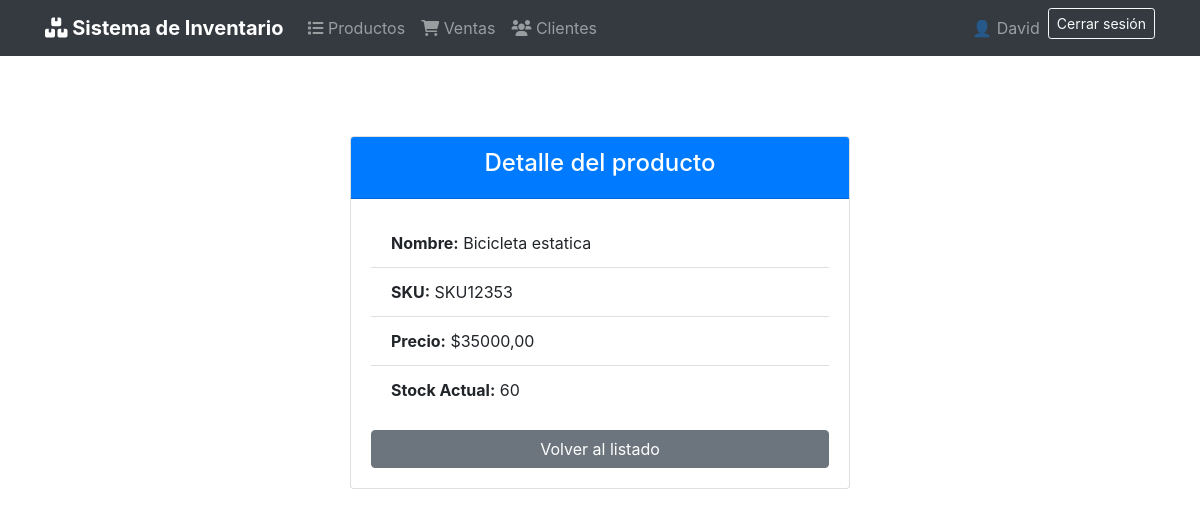
Before: /15/ (signed in) with the older database file.
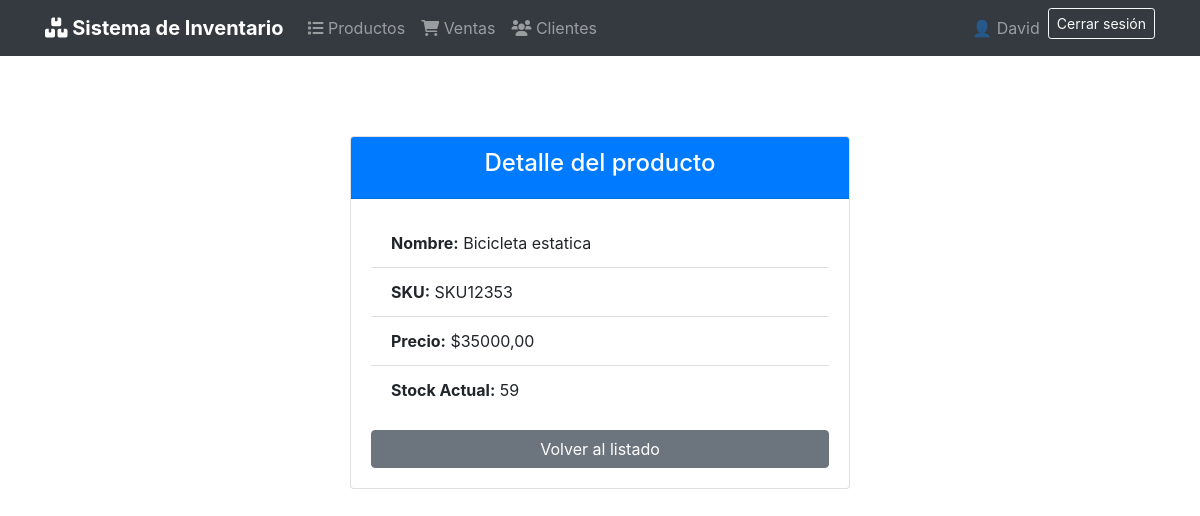
After: the same page with the newer database file.
### productos/models.py (models this page shows, shortened)
class Producto(models.Model):
    nombre = models.CharField("Nombre", max_length=50)
    descripcion = models.CharField("Descripcion", max_length=200)
    precio_unitario = models.DecimalField("Precio", max_digits=10, decimal_places=2)
    sku = models.CharField("sku", max_length=20, unique=True)
    stock = models.IntegerField(default=0)
    stock_minimo = models.IntegerField(default=5, verbose_name="Stock Minimo")
    imagen = models.ImageField(
        "Imagen",
        upload_to=get_image_path,
        validators=[validate_image_size],
        blank=True,
        null=True,
        help_text="Formatos permitidos: jpg, png, gif. Tamaño maximo: 5MB"
    )
    fecha_creacion = models.DateTimeField("Fecha de creacion", auto_now_add=True)
    fecha_actualizacion = models.DateTimeField("Fecha de creacion", auto_now=True)
    class Meta:
        verbose_name = 'Producto'
        verbose_name_plural = 'Productos'
        ordering = ['nombre']

### productos/views.py (the view)
# urls.py: path('<int:pk>/', views.ProductoDetailView.as_view(), name='producto_detail'),
class ProductoDetailView(LoginRequiredMixin, PermissionRequiredMixin, DetailView):
    model = Producto
    template_name = "productos/producto_detail.html"
    context_object_name = "producto"
    permission_required = "productos.detail_producto"
    def has_permission(self):
        user = self.request.user
        if user.is_superuser or user.is_staff or user.groups.filter(name='Administradores').exists():
            return True
        return (super().has_permission() and self.request.user.groups.filter(name='Stock').exists())
    def get_context_data(self, **kwargs):
        context = super().get_context_data(**kwargs)
        context["movimientos"] = self.object.movimientos.all()[:10]
        context["form_ajuste"] = AjusteStockForm
        return context

### templates/productos/producto_detail.html
{% extends 'productos/base.html' %}
{% load bootstrap4 %}
{% load crispy_forms_tags %}
{% block content %}
<div class="container mt-5">
    <div class="card mx-auto" style="max-width: 500px;">
        <div class="card-header bg-primary text-white text-center">
            <h4>Detalle del producto</h4>
        </div>
        <div class="card-body">
            <ul class="list-group list-group-flush mb-3">
                <li class="list-group-item">
                    <strong>Nombre:</strong> {{ producto.nombre }}
                </li>
                <li class="list-group-item">
                    <strong>SKU:</strong> {{ producto.sku }}
                </li>
                <li class="list-group-item">
                    <strong>Precio:</strong> ${{ producto.precio_unitario }}
                </li>
                <li class="list-group-item">
                    <strong>Stock Actual:</strong> {{ producto.stock }}
                </li>
            </ul>
            <a href="{% url 'productos:producto_list' %}" class="btn btn-secondary btn-block">Volver al listado</a>
        </div>
    </div>
</div>
{% endblock content %}

Changed rows visible on the page:
changed Producto "Bicicleta estatica": stock "60" → "59"
